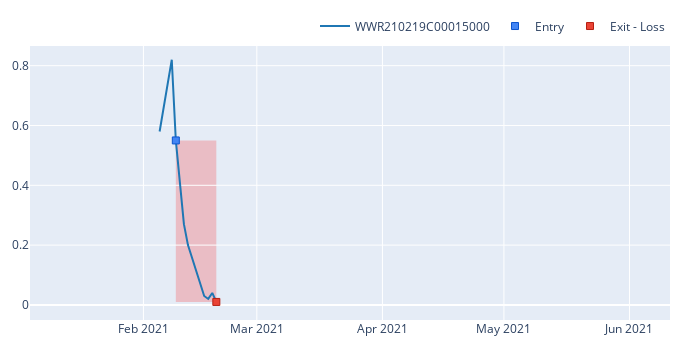
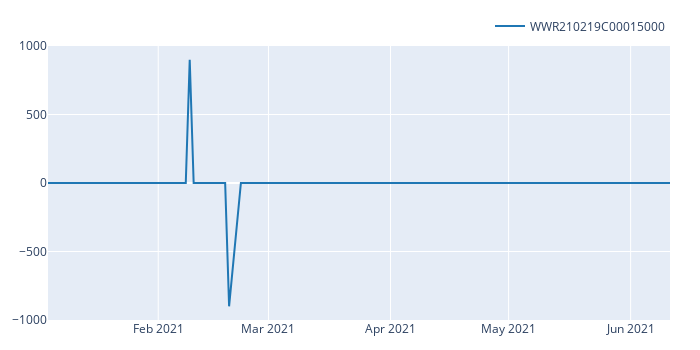

Notebook code cell kept with these figures, in order:
### Code cell
# get single cidx
# cidx = [i for i,c in enumerate(contracts) if 'AMC210528C00012000' in c][0]
# cidx = [i for i,c in enumerate(contracts) if 'AMC210521C00014000' in c][0]
# cidx = [i for i,c in enumerate(contracts) if 'BB210521C00011000' in c][0]
symbol = 'WWR210219C00015000'#'AAL210521C00025000'
cidx = [i for i,c in enumerate(contracts) if symbol in c][0]




# cidx = 172
portfolio.trades[contracts[cidx][:4]][contracts[cidx][-1]].plot().show()
# portfolio[contracts[cidx][:4]][contracts[cidx][-1]].cumulative_returns().vbt.plot().show()
# portfolio[contracts[cidx][:4]][contracts[cidx][-1]].get_drawdowns().plot().show()
entry_exit_size_df[contracts[cidx][:4]][contracts[cidx][-1]].vbt.plot().show()

# portfolio.trades['expiration']['Call']['AMC']['2021-03-05']['AMC210305C00007000'].plot().show()
# portfolio['expiration']['Call']['AMC']['2021-03-05']['AMC210305C00007000'].cumulative_returns().vbt.plot()

### Figure 1 — Plotly figure (JSON) as saved in the notebook; plotly's stock layout.template omitted (floating-point values rounded to 4 significant figures)
{"data": [{"line": {"color": "#1f77b4"}, "name": "WWR210219C00015000", "showlegend": true, "type": "scatter", "uid": "14e0b547-9c98-47d9-8de4-8fa33413e052", "x": ["2021-01-04T00:00:00", "2021-01-05T00:00:00", "2021-01-06T00:00:00", "2021-01-07T00:00:00", "2021-01-08T00:00:00", "2021-01-11T00:00:00", "2021-01-12T00:00:00", "2021-01-13T00:00:00", "2021-01-14T00:00:00", "2021-01-15T00:00:00", "2021-01-19T00:00:00", "2021-01-20T00:00:00", "2021-01-21T00:00:00", "2021-01-22T00:00:00", "2021-01-25T00:00:00", "2021-01-26T00:00:00", "2021-01-27T00:00:00", "2021-01-28T00:00:00", "2021-01-29T00:00:00", "2021-02-01T00:00:00", "2021-02-02T00:00:00", "2021-02-03T00:00:00", "2021-02-04T00:00:00", "2021-02-05T00:00:00", "2021-02-08T00:00:00", "2021-02-09T00:00:00", "2021-02-10T00:00:00", "2021-02-11T00:00:00", "2021-02-12T00:00:00", "2021-02-16T00:00:00", "2021-02-17T00:00:00", "2021-02-18T00:00:00", "2021-02-19T00:00:00", "2021-02-22T00:00:00", "2021-02-23T00:00:00", "2021-02-24T00:00:00", "2021-02-25T00:00:00", "2021-02-26T00:00:00", "2021-03-01T00:00:00", "2021-03-02T00:00:00", "2021-03-03T00:00:00", "2021-03-04T00:00:00", "2021-03-05T00:00:00", "2021-03-08T00:00:00", "2021-03-09T00:00:00", "2021-03-10T00:00:00", "2021-03-11T00:00:00", "2021-03-12T00:00:00", "2021-03-15T00:00:00", "2021-03-16T00:00:00", "2021-03-17T00:00:00", "2021-03-18T00:00:00", "2021-03-19T00:00:00", "2021-03-22T00:00:00", "2021-03-23T00:00:00", "2021-03-24T00:00:00", "2021-03-25T00:00:00", "2021-03-26T00:00:00", "2021-03-29T00:00:00", "2021-03-30T00:00:00", "2021-03-31T00:00:00", "2021-04-01T00:00:00", "2021-04-05T00:00:00", "2021-04-06T00:00:00", "2021-04-07T00:00:00", "2021-04-08T00:00:00", "2021-04-09T00:00:00", "2021-04-12T00:00:00", "2021-04-13T00:00:00", "2021-04-14T00:00:00", "2021-04-15T00:00:00", "2021-04-16T00:00:00", "2021-04-19T00:00:00", "2021-04-20T00:00:00", "2021-04-21T00:00:00", "2021-04-22T00:00:00", "2021-04-23T00:00:00", "2021-04-26T00:00:00", "2021-04-27T00:00:00", "2021-04-28T00:00:00", "2021-04-29T00:00:00", "2021-04-30T00:00:00", "2021-05-03T00:00:00", "2021-05-04T00:00:00", "2021-05-05T00:00:00", "2021-05-06T00:00:00", "2021-05-07T00:00:00", "2021-05-10T00:00:00", "2021-05-11T00:00:00", "2021-05-12T00:00:00", "2021-05-13T00:00:00", "2021-05-14T00:00:00", "2021-05-17T00:00:00", "2021-05-18T00:00:00", "2021-05-19T00:00:00", "2021-05-20T00:00:00", "2021-05-21T00:00:00", "2021-05-24T00:00:00", "2021-05-25T00:00:00", "2021-05-26T00:00:00", "2021-05-27T00:00:00", "2021-05-28T00:00:00", "2021-06-01T00:00:00", "2021-06-02T00:00:00", "2021-06-03T00:00:00", "2021-06-04T00:00:00", "2021-06-07T00:00:00", "2021-06-08T00:00:00", "2021-06-09T00:00:00", "2021-06-10T00:00:00", "2021-06-11T00:00:00"], "y": [null, null, null, null, null, null, null, null, null, null, null, null, null, null, null, null, null, null, null, null, null, null, null, 0.58, 0.82, 0.55, 0.42, 0.27, 0.2, 0.03, 0.02, 0.04, 0.01, null, null, null, null, null, null, null, null, null, null, null, null, null, null, null, null, null, null, null, null, null, null, null, null, null, null, null, null, null, null, null, null, null, null, null, null, null, null, null, null, null, null, null, null, null, null, null, null, null, null, null, null, null, null, null, null, null, null, null, null, null, null, null, null, null, null, null, null, null, null, null, null, null, null, null, null, null, null]}, {"customdata": [["998", "900.0", "0.49500000000000005", "Long", "800"]], "hovertemplate": "Trade Id: %{customdata[0]}<br>Date: %{x}<br>Avg. Price: %{y}<br>Size: %{customdata[1]:.6f}<br>Fees: %{customdata[2]:.6f}<br>Direction: %{customdata[3]}<br>Position Id: %{customdata[4]}", "marker": {"color": "#4285F4", "line": {"color": "rgb(11,84,205)", "width": 1}, "size": 7, "symbol": "square"}, "mode": "markers", "name": "Entry", "type": "scatter", "uid": "4e148d95-a7de-47dc-8595-7cca0be3b5a6", "x": ["2021-02-09T00:00:00"], "y": [0.55]}, {"customdata": [["998", "10 days 00:00:00", "900.0", "0.009000000000000001", "-486.5040000000001", "-0.9828363636363637", "Long", "800"]], "hovertemplate": "Trade Id: %{customdata[0]}<br>Date: %{x}<br>Duration: %{customdata[1]}<br>Avg. Price: %{y}<br>Size: %{customdata[2]:.6f}<br>Fees: %{customdata[3]:.6f}<br>PnL: %{customdata[4]:.6f}<br>Return: %{customdata[5]:.2%}<br>Direction: %{customdata[6]}<br>Position Id: %{customdata[7]}", "marker": {"color": "#EA4335", "line": {"color": "rgb(181,31,18)", "width": 1}, "size": 7, "symbol": "square"}, "mode": "markers", "name": "Exit - Loss", "type": "scatter", "uid": "1990db75-3b3a-43e7-8acd-bb9fe1f58384", "x": ["2021-02-19T00:00:00"], "y": [0.01]}], "layout": {"height": 350, "legend": {"orientation": "h", "traceorder": "normal", "x": 1, "xanchor": "right", "y": 1.02, "yanchor": "bottom"}, "margin": {"b": 30, "l": 30, "r": 30, "t": 30}, "shapes": [{"fillcolor": "red", "layer": "below", "line": {"width": 0}, "opacity": 0.2, "type": "rect", "x0": "2021-02-09T00:00:00", "x1": "2021-02-19T00:00:00", "xref": "x", "y0": 0.55, "y1": 0.01, "yref": "y"}], "width": 700}}

### Figure 2 — Plotly figure (JSON) as saved in the notebook; plotly's stock layout.template omitted (floating-point values rounded to 4 significant figures)
{"data": [{"name": "WWR210219C00015000", "showlegend": true, "type": "scatter", "uid": "a00dfacb-3d07-49ee-8ecc-b75f9a09cd49", "x": ["2021-01-04T00:00:00", "2021-01-05T00:00:00", "2021-01-06T00:00:00", "2021-01-07T00:00:00", "2021-01-08T00:00:00", "2021-01-11T00:00:00", "2021-01-12T00:00:00", "2021-01-13T00:00:00", "2021-01-14T00:00:00", "2021-01-15T00:00:00", "2021-01-19T00:00:00", "2021-01-20T00:00:00", "2021-01-21T00:00:00", "2021-01-22T00:00:00", "2021-01-25T00:00:00", "2021-01-26T00:00:00", "2021-01-27T00:00:00", "2021-01-28T00:00:00", "2021-01-29T00:00:00", "2021-02-01T00:00:00", "2021-02-02T00:00:00", "2021-02-03T00:00:00", "2021-02-04T00:00:00", "2021-02-05T00:00:00", "2021-02-08T00:00:00", "2021-02-09T00:00:00", "2021-02-10T00:00:00", "2021-02-11T00:00:00", "2021-02-12T00:00:00", "2021-02-16T00:00:00", "2021-02-17T00:00:00", "2021-02-18T00:00:00", "2021-02-19T00:00:00", "2021-02-22T00:00:00", "2021-02-23T00:00:00", "2021-02-24T00:00:00", "2021-02-25T00:00:00", "2021-02-26T00:00:00", "2021-03-01T00:00:00", "2021-03-02T00:00:00", "2021-03-03T00:00:00", "2021-03-04T00:00:00", "2021-03-05T00:00:00", "2021-03-08T00:00:00", "2021-03-09T00:00:00", "2021-03-10T00:00:00", "2021-03-11T00:00:00", "2021-03-12T00:00:00", "2021-03-15T00:00:00", "2021-03-16T00:00:00", "2021-03-17T00:00:00", "2021-03-18T00:00:00", "2021-03-19T00:00:00", "2021-03-22T00:00:00", "2021-03-23T00:00:00", "2021-03-24T00:00:00", "2021-03-25T00:00:00", "2021-03-26T00:00:00", "2021-03-29T00:00:00", "2021-03-30T00:00:00", "2021-03-31T00:00:00", "2021-04-01T00:00:00", "2021-04-05T00:00:00", "2021-04-06T00:00:00", "2021-04-07T00:00:00", "2021-04-08T00:00:00", "2021-04-09T00:00:00", "2021-04-12T00:00:00", "2021-04-13T00:00:00", "2021-04-14T00:00:00", "2021-04-15T00:00:00", "2021-04-16T00:00:00", "2021-04-19T00:00:00", "2021-04-20T00:00:00", "2021-04-21T00:00:00", "2021-04-22T00:00:00", "2021-04-23T00:00:00", "2021-04-26T00:00:00", "2021-04-27T00:00:00", "2021-04-28T00:00:00", "2021-04-29T00:00:00", "2021-04-30T00:00:00", "2021-05-03T00:00:00", "2021-05-04T00:00:00", "2021-05-05T00:00:00", "2021-05-06T00:00:00", "2021-05-07T00:00:00", "2021-05-10T00:00:00", "2021-05-11T00:00:00", "2021-05-12T00:00:00", "2021-05-13T00:00:00", "2021-05-14T00:00:00", "2021-05-17T00:00:00", "2021-05-18T00:00:00", "2021-05-19T00:00:00", "2021-05-20T00:00:00", "2021-05-21T00:00:00", "2021-05-24T00:00:00", "2021-05-25T00:00:00", "2021-05-26T00:00:00", "2021-05-27T00:00:00", "2021-05-28T00:00:00", "2021-06-01T00:00:00", "2021-06-02T00:00:00", "2021-06-03T00:00:00", "2021-06-04T00:00:00", "2021-06-07T00:00:00", "2021-06-08T00:00:00", "2021-06-09T00:00:00", "2021-06-10T00:00:00", "2021-06-11T00:00:00"], "y": [0, 0, 0, 0, 0, 0, 0, 0, 0, 0, 0, 0, 0, 0, 0, 0, 0, 0, 0, 0, 0, 0, 0, 0, 0, 900, 0, 0, 0, 0, 0, 0, -900, 0, 0, 0, 0, 0, 0, 0, 0, 0, 0, 0, 0, 0, 0, 0, 0, 0, 0, 0, 0, 0, 0, 0, 0, 0, 0, 0, 0, 0, 0, 0, 0, 0, 0, 0, 0, 0, 0, 0, 0, 0, 0, 0, 0, 0, 0, 0, 0, 0, 0, 0, 0, 0, 0, 0, 0, 0, 0, 0, 0, 0, 0, 0, 0, 0, 0, 0, 0, 0, 0, 0, 0, 0, 0, 0, 0, 0, 0]}], "layout": {"height": 350, "legend": {"orientation": "h", "traceorder": "normal", "x": 1, "xanchor": "right", "y": 1.02, "yanchor": "bottom"}, "margin": {"b": 30, "l": 30, "r": 30, "t": 30}, "width": 700}}
